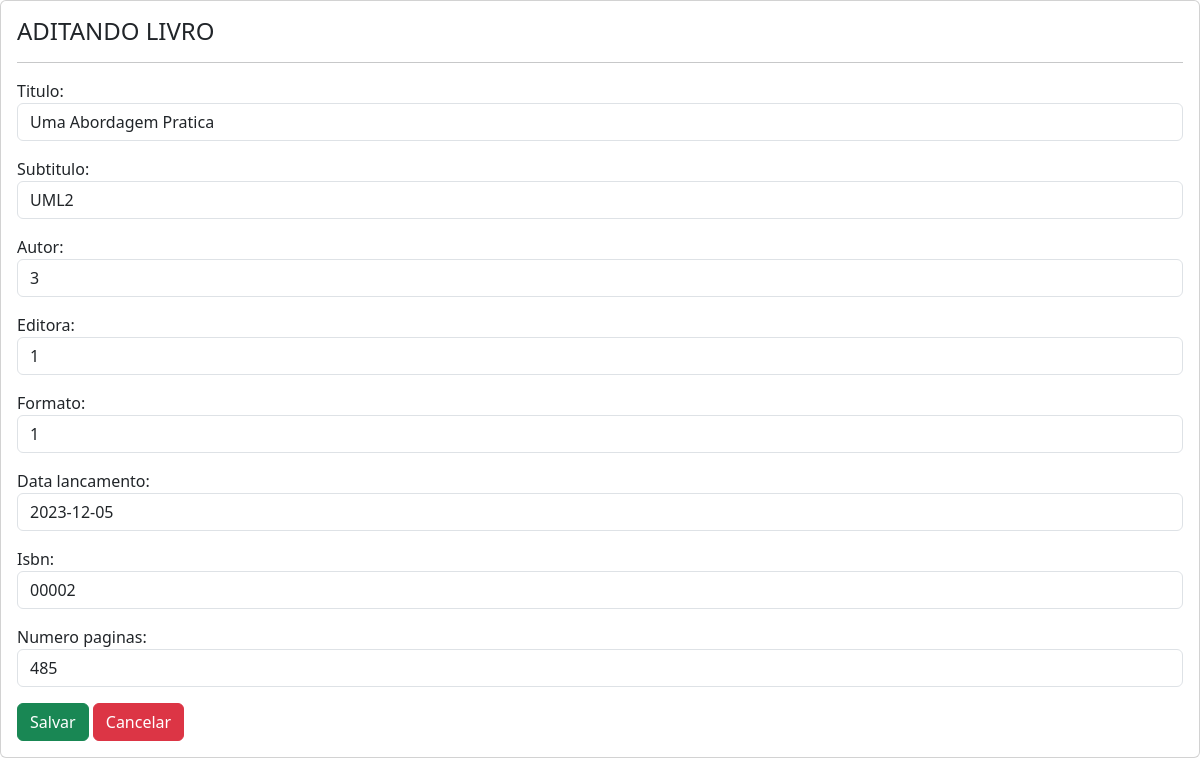
/livro/livro_edit/3/, run on the app's committed database.
### portal/models.py (models this page shows)
class Livro(models.Model):
    titulo = models.CharField(max_length=255)
    subtitulo = models.CharField(max_length=255, blank=True, null=True)
    autor = models.ForeignKey(Autor, on_delete=models.CASCADE)
    editora = models.ForeignKey(Editora, on_delete=models.CASCADE)
    formato = models.ForeignKey(Formato, on_delete=models.CASCADE)
    data_lancamento = models.DateField()
    isbn = models.CharField(max_length=255)
    numero_paginas = models.PositiveIntegerField()

### portal/views.py (the view)
# urls.py: path('livro/livro_edit/<int:id>/',views.livro_edit, name='livro_edit'),
def livro_edit(request,id):
    livro = get_object_or_404(Livro, id=id)
    form = LivroForm(request.POST or None, instance=livro)
    if request.method == 'POST':
        if form.is_valid():
            form.save()
            return redirect('livro')
    context = {
        'form': form,
        'livro': livro,
    }
    return render(request,'portal/livro_edit.html', context)

### portal/forms.py
class LivroForm(forms.ModelForm):
    class Meta:
        model = Livro
        exclude = ()
        widgets = {
            'titulo': forms.TextInput(attrs={'class': 'form-control', 'autofocus': ''}),
            'subtitulo': forms.TextInput(attrs={'class': 'form-control'}),
            'autor': forms.NumberInput(attrs={'class': 'form-control'}),
            'editora': forms.NumberInput(attrs={'class': 'form-control'}),
            'formato': forms.NumberInput(attrs={'class': 'form-control'}),
            'data_lancamento': forms.DateInput(attrs={'class': 'form-control'}),
            'isbn': forms.TextInput(attrs={'class': 'form-control'}),
            'numero_paginas': forms.NumberInput(attrs={'class': 'form-control'}),
        }

### portal/templates/portal/livro_edit.html (shortened to what this page needs)
<!doctype html>
<html lang="pt-br">
  <head>
    <link href="https://cdn.jsdelivr.net/npm/bootstrap@5.3.2/dist/css/bootstrap.min.css" rel="stylesheet">
  </head>
  <body>
    <div class="card">
        <div class="card-body">
            <h4>ADITANDO LIVRO</h4>
            <hr>
            <form action="{% url 'livro_edit' id=livro.id %}" method="post">
                {{ form.as_p }}
                <button class="btn btn-success" type="submit">Salvar</button>
                <a href="{% url 'livro' %}" class="btn btn-danger">Cancelar</a>
            </form>
        </div>
    </div>
  </body>
</html>

### data on the page
Livro: titulo "Uma Abordagem Pratica", subtitulo "UML2", autor "3", editora "1", formato "1", data_lancamento "2023-12-05", isbn "00002", numero_paginas "485"
